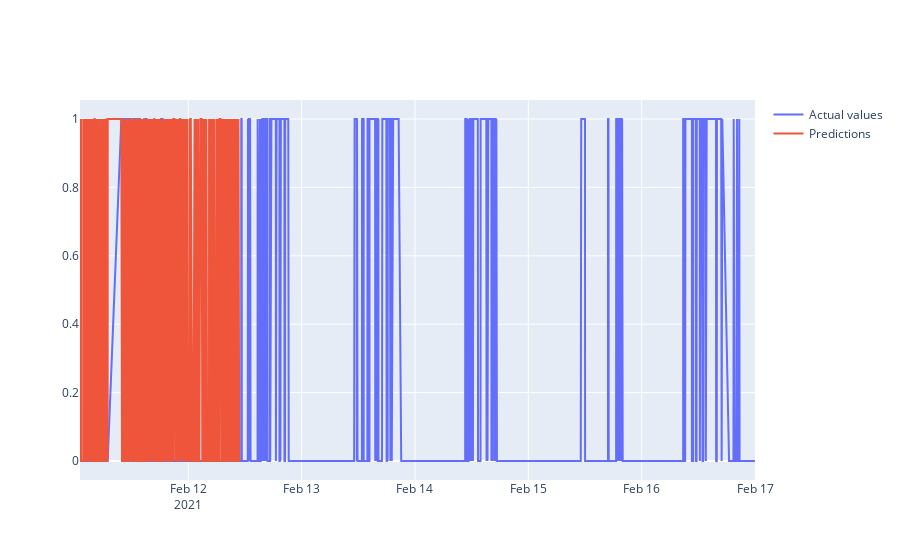

Write notebook code for a chart like this one.
### Code cell
# test knn algorithm
from sklearn.neighbors import KNeighborsClassifier
from sklearn.model_selection import train_test_split
from sklearn.metrics import accuracy_score

# split the data into train and test df['time'] and df['co2'], df['peoplecount_rgb']
X_train, X_test, y_train, y_test = train_test_split(new_df[['time_hours', 'co2']], new_df['occupancy'], test_size=0.2, random_state=42)

# create the model
model_1 = KNeighborsClassifier(n_neighbors=3)

# fit the model
model_1.fit(X_train, y_train)

# make predictions
y_pred = model_1.predict(X_test)

# calculate the accuracy
print('The accuracy of the model is: ', accuracy_score(y_test, y_pred))

# plot the predictions and the actual values

fig = go.Figure()
fig.add_trace(go.Scatter(x=new_df['time'], y=new_df['occupancy'], mode='lines', name='Actual values'))
fig.add_trace(go.Scatter(x=new_df['time'], y=y_pred, mode='lines', name='Predictions'))
fig.show()

# also use matplotlib
import matplotlib.pyplot as plt

plt.figure(figsize=(15, 5))
plt.plot(new_df['occupancy'], label='Actual values')
plt.plot(y_pred, label='Predictions')

plt.legend()
plt.show()

### Figure 1 — Plotly figure (JSON) as saved in the notebook; plotly's stock layout.template omitted (floating-point values rounded to 4 significant figures; data arrays with more than 128 entries replaced by an {"elided": "..."} marker saying what was removed)
{"data": [{"mode": "lines", "name": "Actual values", "type": "scatter", "x": {"elided": "6573 str values"}, "y": {"elided": "6573 int values"}}, {"mode": "lines", "name": "Predictions", "type": "scatter", "x": {"elided": "6573 str values"}, "y": {"elided": "1315 int values"}}], "layout": {}}
